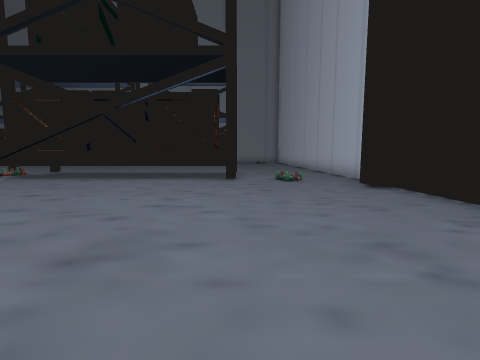
[1] (above)

24 first-person views from a walk through a Unity game level. The camera is 1.5 m above the floor, tilts 6° down and sees 90° across. The floor is counted in squares, 2 m on a side. Each view is taken from the middle of a square. On the plan, view 1 faces up. The plan holds only what a view shows up to about 9 squares ahead; the rest is blank. The place goes on beyond the plan. The player character is not drawn.

[2]
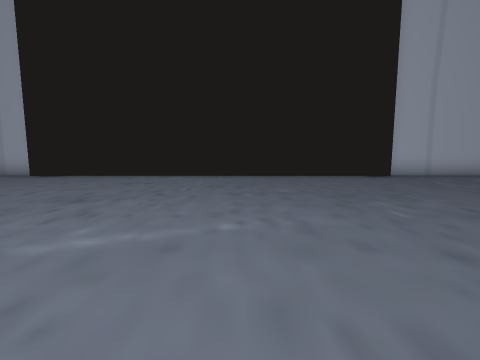

[3]
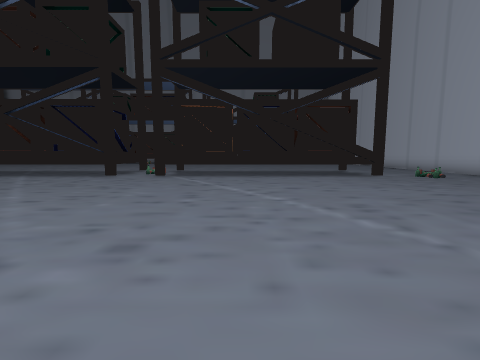

[4]
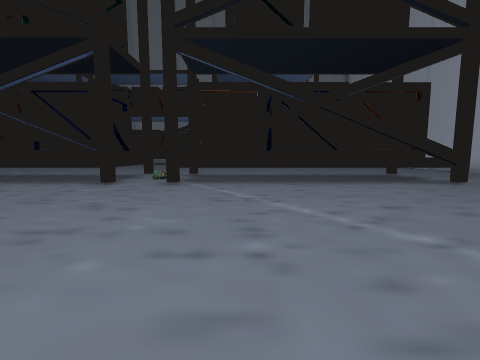

[5]
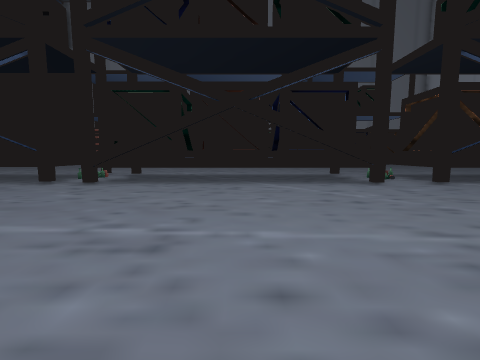

[6]
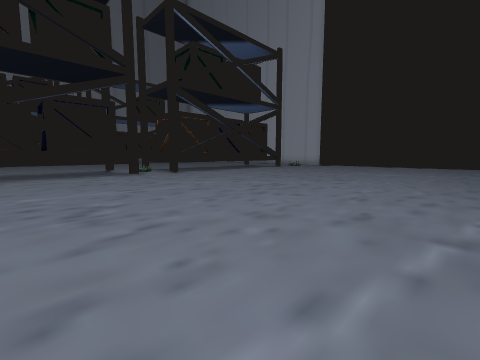

[7]
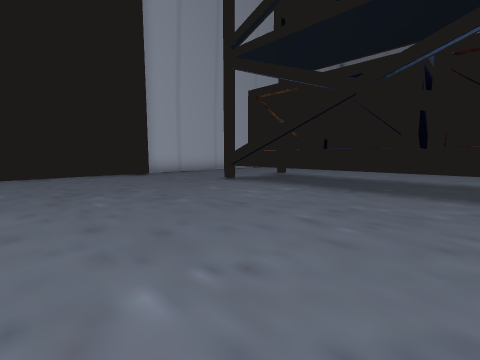

[8]
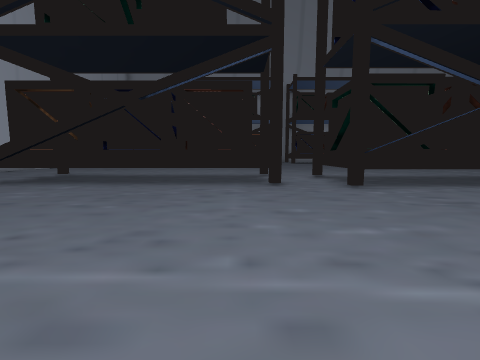

[9]
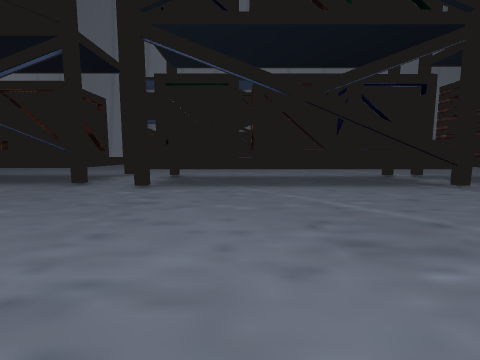

[10]
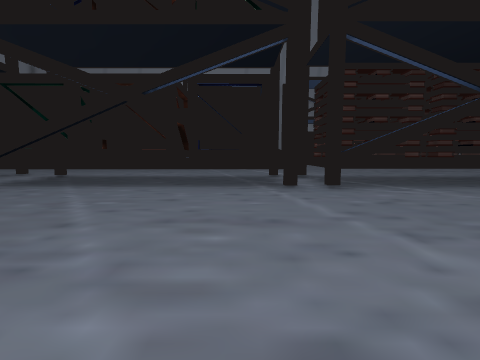

[11]
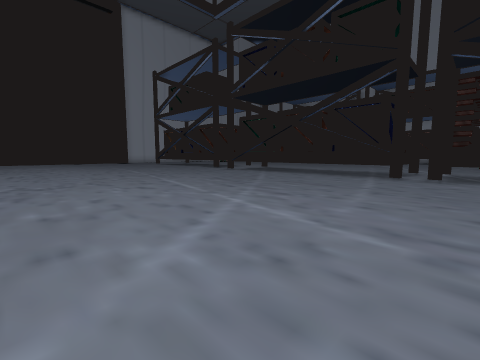

[12]
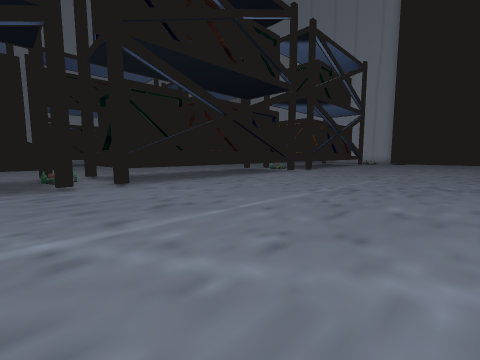

[13]
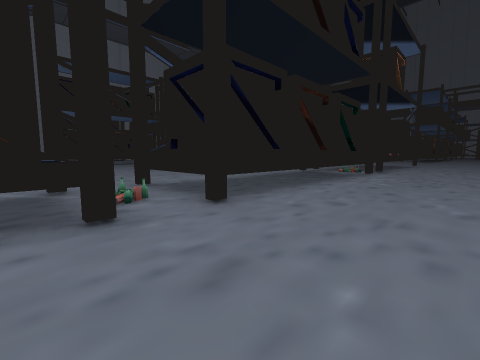

[14]
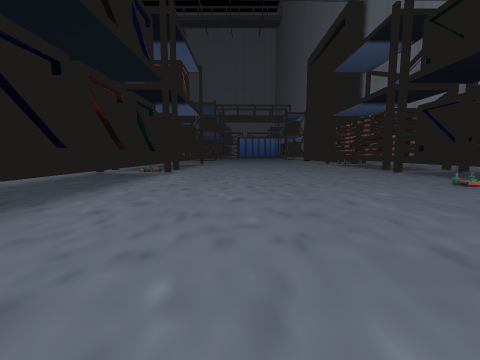

[15]
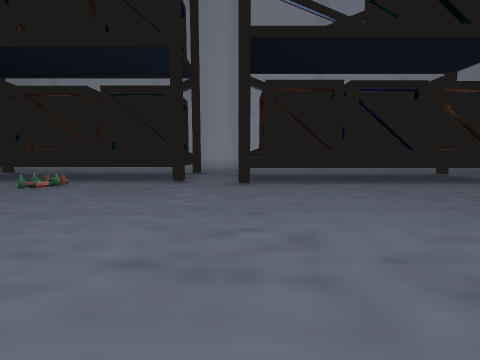

[16]
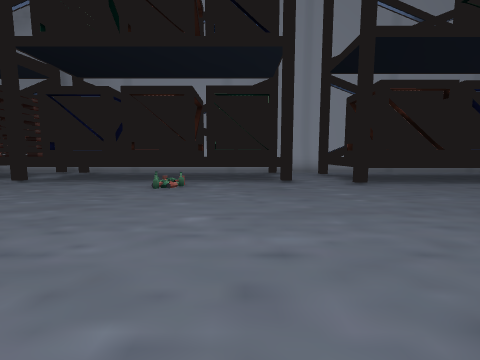

[17]
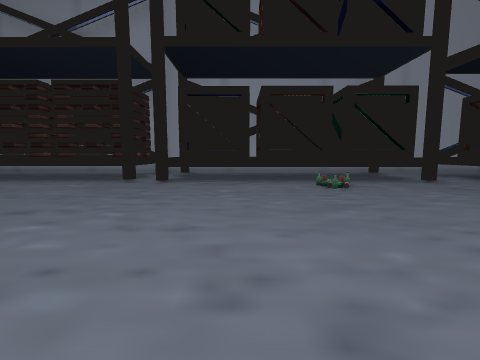

[18]
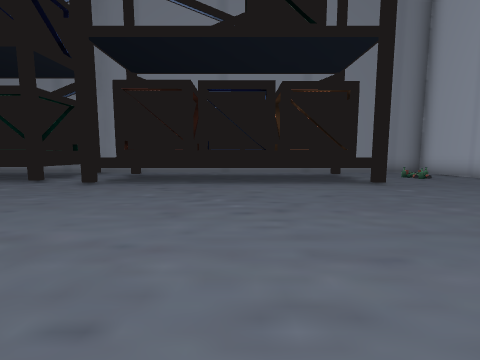

[19]
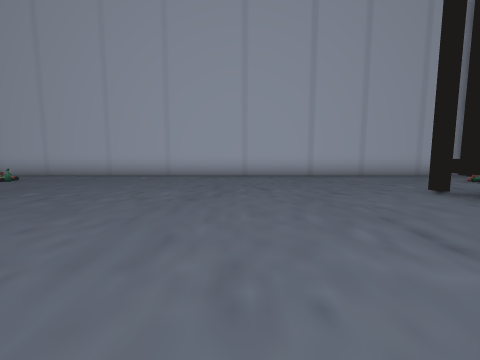

[20]
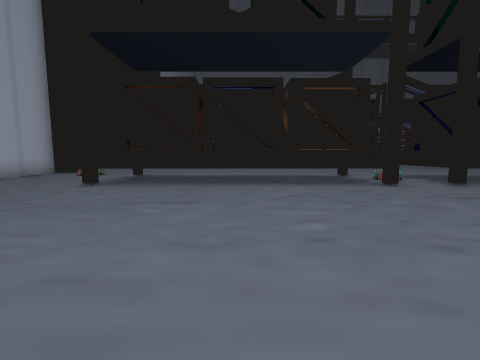

[21]
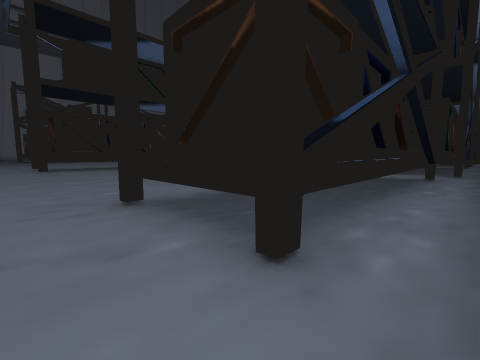

[22]
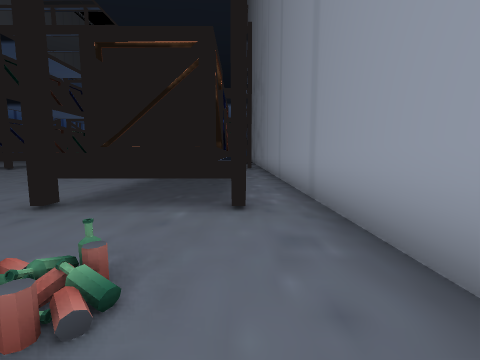

[23]
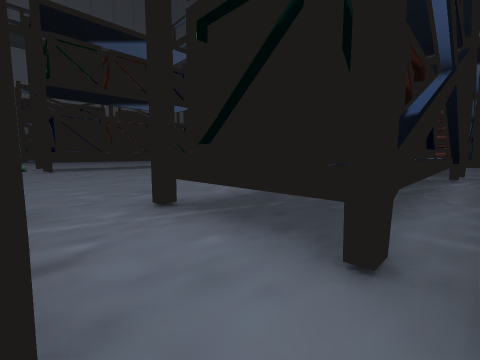

[24]
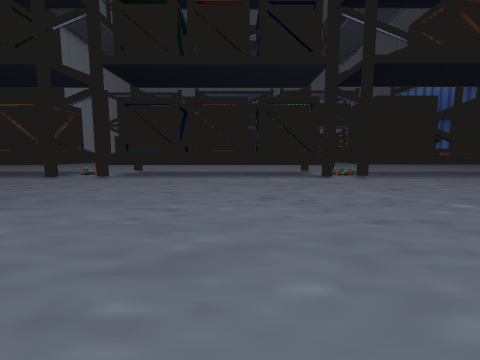

### Floor plan
Key: @ floor where view 1 was taken; # wall or solid block; . floor; T thing the floor can be seen under or through; O other object.
Columns run from 19 left of view 1 to 4 right of it. Each row starts with its distance up from view 1.
 24              #########
 23 ...................... #
 22 O####OO###.########....#
 21 O##OOOO###.#OO#O#OO....#
 20 ######O###.#OO#O#O#..O.#
 19 .......................#
 18 ......O................#
 17 .......................#
 16  ......................#
 15   .....................#
 14  ......................#
 13 .......................#
 12 .......................#
 11 .......................#
 10 ##########.########....#
  9    ##OO###.######OO....#
  8   ###OO###O.#####OO....#
  7 ####........#.....#.O..#
  6 .......................#
  5 .......................#
  4 .......................#
  3 .......................#
  2 .......................#
  1 .......................#
  0 ...................@...#
 -1 .......................#
 -2 .......................#
 -3 .......................#
 -4 .......................#
 -5 .......................#
 -6 .......................#
 -7 ######O###.##TTT###....#
 -8     #OO###.##TTT###....#
 -9 ###  O ###.## T   #.. .#
-10 ...........##     #..  #
-11              ....
-12              ....
-13              ...

Where each view was taken, in squares from view 1:
view 1: 0 up, 0 right, facing up
view 2: 1 down, 5 left, facing right
view 3: 1 down, 5 left, facing up
view 4: 1 up, 6 left, facing up
view 5: 1 up, 13 left, facing up
view 6: 2 down, 13 left, facing up-right
view 7: 2 down, 6 left, facing down-right
view 8: 1 down, 7 left, facing down
view 9: 1 down, 12 left, facing down
view 10: 1 down, 16 left, facing down
view 11: 2 up, 19 left, facing down-right
view 12: 1 up, 19 left, facing up-right
view 13: 13 up, 7 left, facing down-left
view 14: 13 up, 7 left, facing left
view 15: 13 up, 8 left, facing up
view 16: 13 up, 11 left, facing up
view 17: 13 up, 15 left, facing up
view 18: 13 up, 4 left, facing up
view 19: 14 up, 5 left, facing right
view 20: 16 up, 4 left, facing down
view 21: 23 up, 1 right, facing down-left
view 22: 22 up, 3 right, facing left
view 23: 23 up, 8 left, facing down-left
view 24: 18 up, 14 left, facing down
